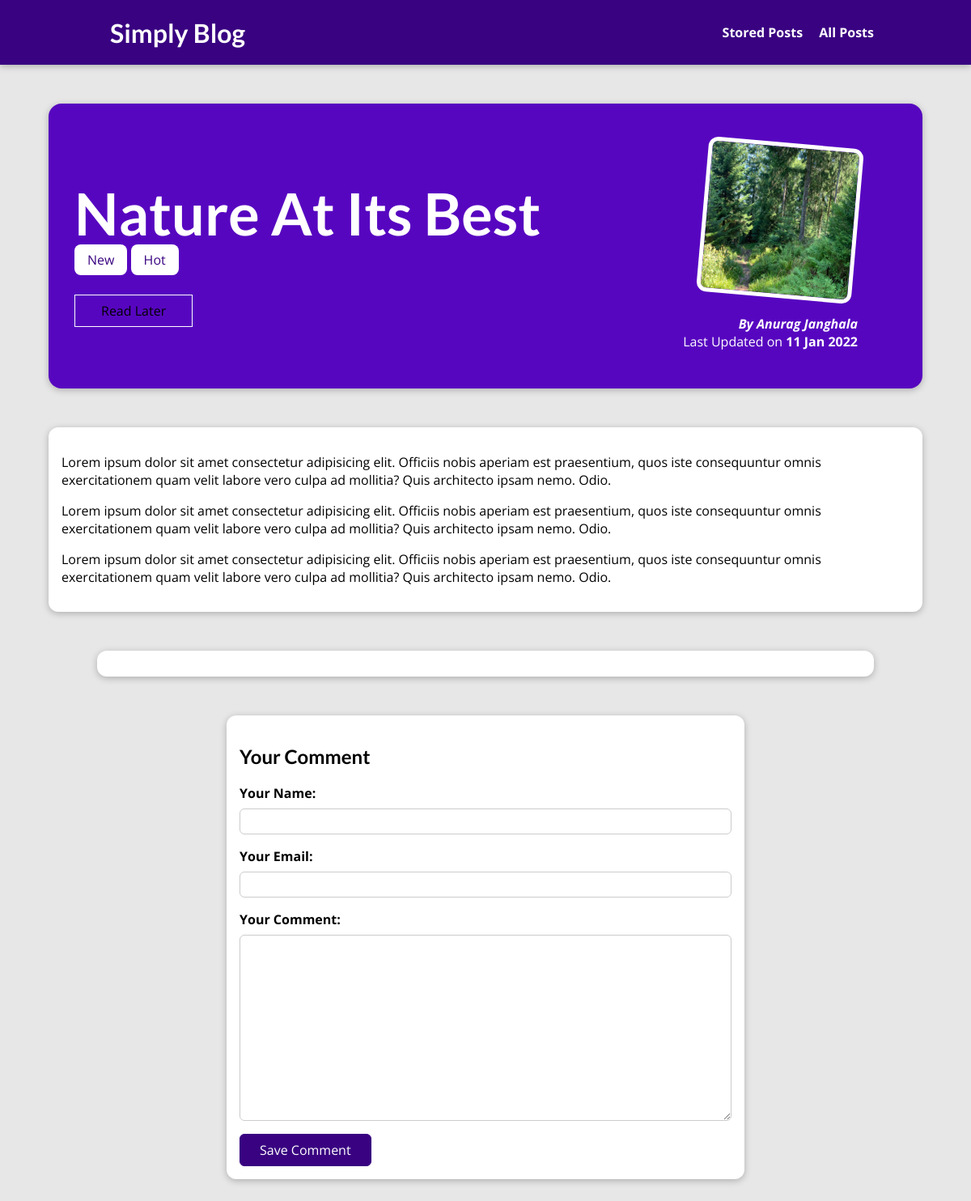
The page /posts/nature-at-its-best on the database as committed earlier.
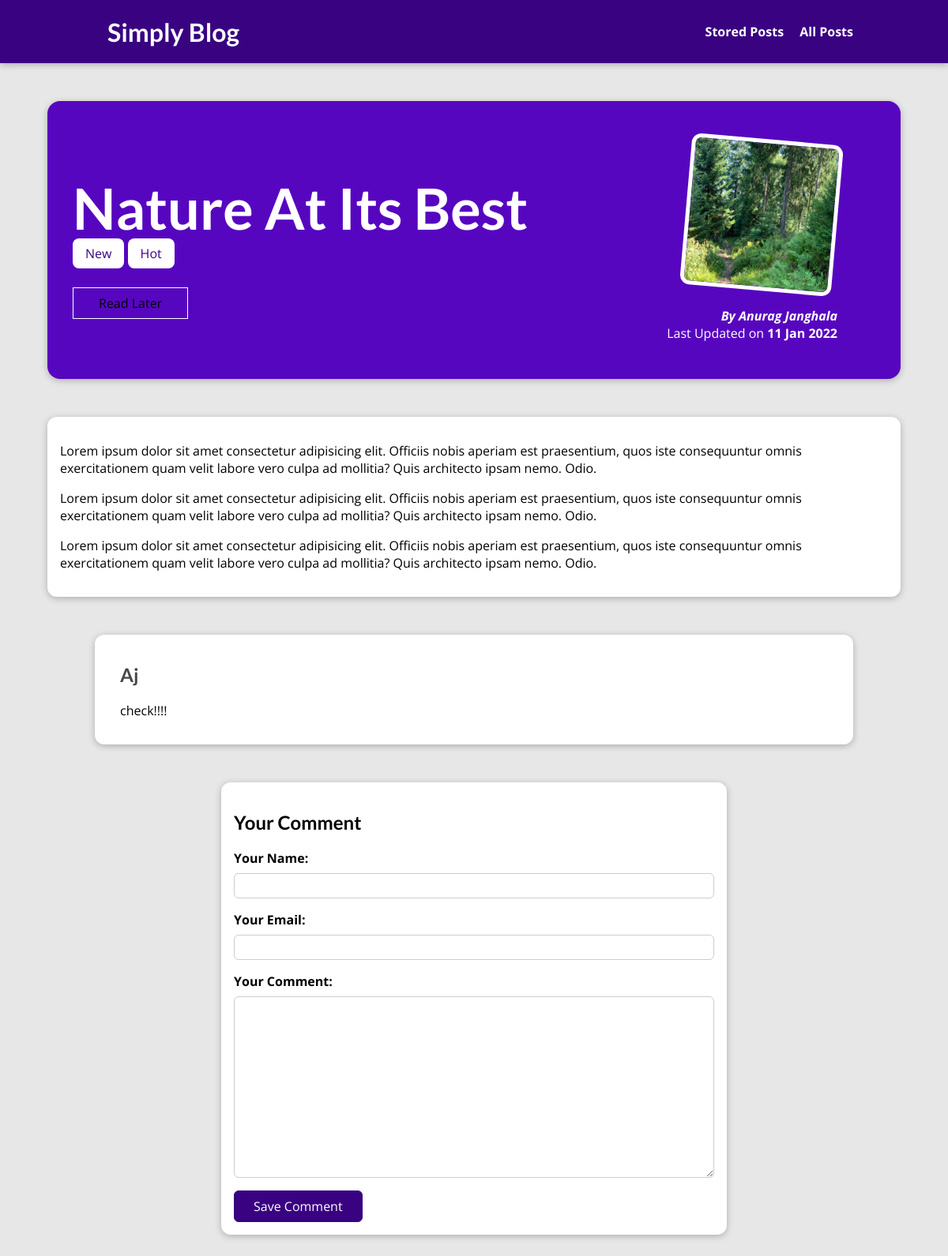
The same page on the database as committed later.
### blog/models.py (models this page shows, shortened)
class Tag(models.Model):
    caption = models.CharField(max_length=20)

class Comment(models.Model):
    user_name = models.CharField(max_length=120)
    user_email = models.EmailField()
    text = models.TextField(max_length=400)
    post = models.ForeignKey(Post, on_delete=models.CASCADE, related_name='comments')

### blog/views.py (the view, shortened to what this page needs)
# urls.py: path('posts/<slug:slug>', views.SinglePostView.as_view(), name='post-detail-page'),
class SinglePostView(View):
    def is_stored_post(self, request, post_id):
        stored_posts = request.session.get('stored_posts')
        if stored_posts is not None:
            is_saved_for_later = post_id in stored_posts
        else:
            is_saved_for_later = False
        return is_saved_for_later
    def get(self, request, slug):
        post = Post.objects.get(slug=slug)
        context = {
            'post': post,
            'post_tags': post.tags.all(),
            'comment_form': CommentForm(),
            'comments': post.comments.all().order_by('-id'),
            'saved_for_later': self.is_stored_post(request, post.id)
        }
        return render(request, 'blog/post-detail.html', context)

### blog/forms.py
class CommentForm(forms.ModelForm):
    class Meta:
        model = Comment
        exclude = ['post']
        labels = {
            'user_name': 'Your Name',
            'user_email': 'Your Email',
            'text': 'Your Comment'
        }

### blog/models.py (called while the page is built)
    def full_name(self):
        return f'{self.first_name} {self.last_name}'

    def __str__(self):
        return self.full_name()

### blog/templates/blog/post-detail.html (shortened to what this page needs)
{% extends "base.html" %} {% load static %}  {% block css_files %}
<link rel="stylesheet" href="{% static 'blog/post-detail.css' %}" />
{% endblock %} {% block content %}
<section id="summary">
  <h2>{{ post.title }}</h2>
  <div>
    {% for tag in post_tags %}
    <span class="tag">{{tag.caption}}</span>
    {% endfor %}
  </div>
  <div id="read-later">
    <form action="{% url 'read-later' %}" method="POST">
      <button>
        {% if saved_for_later %} Remove {% else %} Read Later {% endif %}
      </button>
    </form>
  </div>
  <article>
    <img src="{{post.image.url}}" alt="{{ post.title }}" />
    <address>
      By <a href="mailto:{{ post.author.email_address }}">{{ post.author }}</a>
    </address>
    <div>Last Updated on <time>{{ post.date|date:"d M Y" }}</time></div>
  </article>
</section>
<main>{{ post.content|linebreaks }}</main>
<section id="comments">
  <ul>
    {% for comment in comments %}
    <li>
      <h2>{{comment.user_name}}</h2>
      <p>{{comment.text|linebreaks}}</p>
    </li>
    {% endfor %}
  </ul>
</section>
<section id="comment-form">
  <h2>Your Comment</h2>
  <form method="POST" action="{% url 'post-detail-page' post.slug %}">
    {% csrf_token %} {% for form_field in comment_form %}
    <div class="form-control {% if form_field.errors %}invalid{% endif %}">
      {{form_field.label_tag}} {{ form_field }} {{ form_field.errors}}
    </div>
    {% endfor %}
    <button>Save Comment</button>
  </form>
</section>
{% endblock %}

Rows that differ between the two databases and show on the page:
added Comment: user_name "Aj", text "check!!!!"
